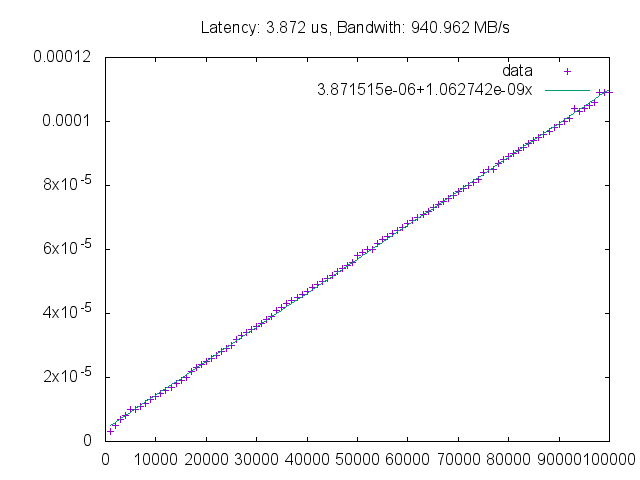

The gnuplot source for this figure:
set term png;
set output 'pingpong.png';
a=1;
b=1;
f(x) = a+b*x;
fit f(x) 'out.dat' using 1:2 via a,b;
ti = sprintf("Latency: %.3f us, Bandwith: %.3f MB/s", a*10**6, (1/b/10**6))
fit_ti = sprintf("%e+%ex", a, b);
set title ti;
plot 'out.dat' using 1:2 w p title 'data', f(x) title fit_ti;
unset output;
